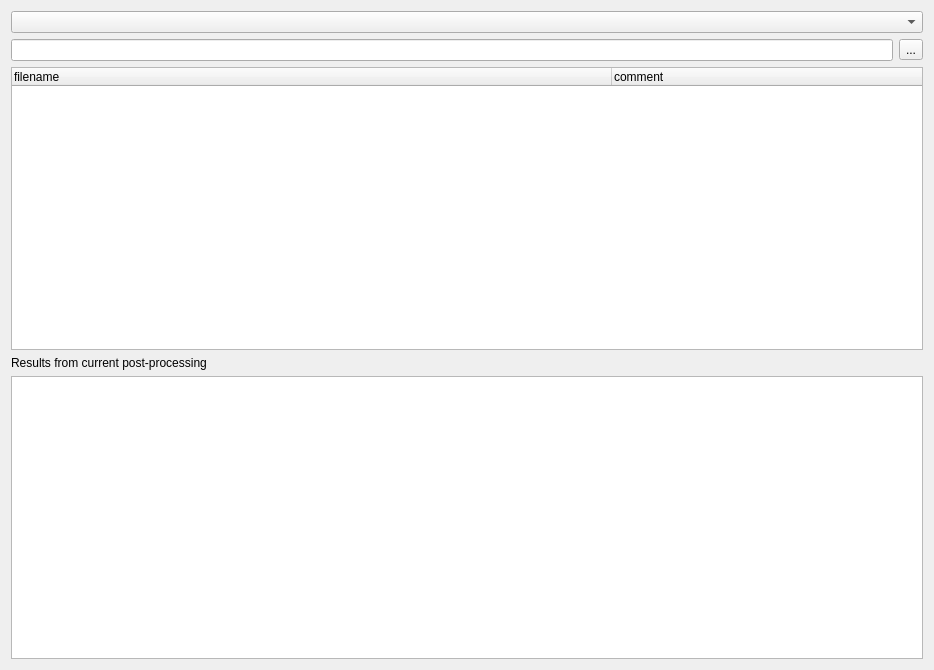
<?xml version="1.0" encoding="UTF-8"?>
<ui version="4.0">
 <class>Form</class>
 <widget class="QWidget" name="Form">
  <property name="geometry">
   <rect>
    <x>0</x>
    <y>0</y>
    <width>934</width>
    <height>670</height>
   </rect>
  </property>
  <property name="windowTitle">
   <string>Form</string>
  </property>
  <layout class="QVBoxLayout" name="verticalLayout" stretch="0">
   <item>
    <layout class="QGridLayout" name="gridLayout" rowstretch="0,0,0,0,0">
     <item row="1" column="0">
      <widget class="QLineEdit" name="le_data_directory"/>
     </item>
     <item row="1" column="1">
      <widget class="QToolButton" name="btn_change_data_dir">
       <property name="text">
        <string>...</string>
       </property>
      </widget>
     </item>
     <item row="2" column="0" colspan="2">
      <widget class="QTreeWidget" name="treeWidget">
       <property name="editTriggers">
        <set>QAbstractItemView::SelectedClicked</set>
       </property>
       <property name="selectionMode">
        <enum>QAbstractItemView::ExtendedSelection</enum>
       </property>
       <property name="columnCount">
        <number>2</number>
       </property>
       <attribute name="headerDefaultSectionSize">
        <number>600</number>
       </attribute>
       <attribute name="headerShowSortIndicator" stdset="0">
        <bool>false</bool>
       </attribute>
       <column>
        <property name="text">
         <string notr="true">filename</string>
        </property>
       </column>
       <column>
        <property name="text">
         <string notr="true">comment</string>
        </property>
       </column>
      </widget>
     </item>
     <item row="0" column="0" colspan="2">
      <widget class="QComboBox" name="cb_change_db">
       <property name="whatsThis">
        <string>&lt;html&gt;&lt;head/&gt;&lt;body&gt;&lt;p&gt;&lt;span style=&quot; font-weight:600;&quot;&gt;Change database of processed (stitched) images&lt;/span&gt;&lt;/p&gt;&lt;/body&gt;&lt;/html&gt;</string>
       </property>
      </widget>
     </item>
     <item row="4" column="0" colspan="2">
      <widget class="QListView" name="listView_2"/>
     </item>
     <item row="3" column="0" colspan="2">
      <widget class="QLabel" name="label_2">
       <property name="text">
        <string>Results from current post-processing</string>
       </property>
      </widget>
     </item>
    </layout>
   </item>
  </layout>
 </widget>
 <resources/>
 <connections/>
</ui>
